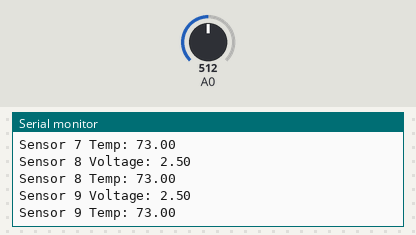
Bench run of a sketch on a simulated Arduino Uno, built with avr-gcc and run on an emulated ATmega328P. Parts: the last lines printed to the serial monitor. The test bench sets the inputs (shaded band); at power-on: A0 = 512.

Above: at 1.2 s.
1.3 s: A0 set to 716
At 2.4 s:
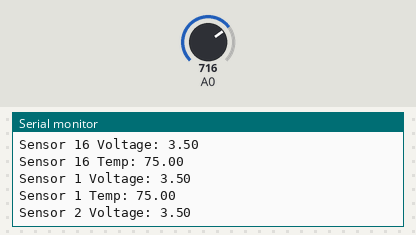
4.3 s: A0 set to 900
At 5.1 s:
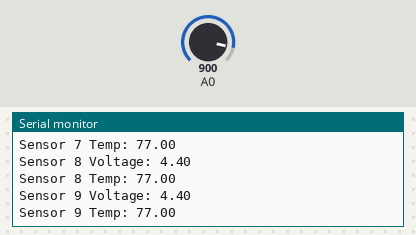
Timing chart, 0 to 7.3 s (numbered marks = the images above; inputs shaded):
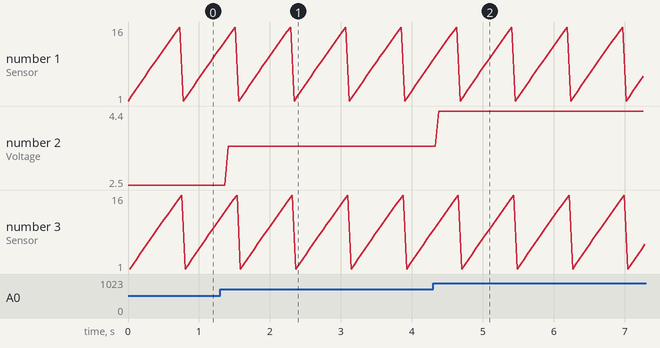

Measured:
- after the input at 1.3 s, the serial monitor: prints a new line after 0.11 s (image 1)
- after the input at 4.3 s, the serial monitor: prints a new line after 0.08 s (image 2)
- plotted number 2: 2.5 → 3.5 after the input at 1.3 s, 3.5 → 4.4 after the input at 4.3 s

The sketch:

main.ino
```cpp
#include <Arduino.h>

//Bare code for RFR battery temp sensor prototyped on Arduino Uno dev board 09/28/2026 CKK

#define FAULT_LED 8
#define N1 7
#define N2 6
#define N3 5
#define N4 4


bool overHeatToggle;
bool LEDToggle;
unsigned long previousMillis;
uint8_t interval = 250;


float tempConversion(uint8_t rawTemp){

float convTemp = rawTemp * 2 + 69; // Create function. This is just a test formula DELETE
return convTemp;
}


// bitread converts decimal -> binary. X-X-X-X -> N4-N3-N2-N1 -> 5 = 1-0-0-1
// This function counts up in binary. For each count it takes input from the A0 pin. Allows for ease for if we decide to output the data of each individual sensor.
float tempReading(byte channel){
    digitalWrite(N1, bitRead(channel, 0));
    digitalWrite(N2, bitRead(channel, 1));
    digitalWrite(N3, bitRead(channel, 2));
    digitalWrite(N4, bitRead(channel, 3));

    uint16_t temp = analogRead(A0);
    return temp * (5.0 / 1023.0); //converts ADC to voltage. 5.0 = ADC voltage range. 1023 = ADC resolution
}


void setup() {
//Serial is only temporary. Remove once I2C communication gets resolved
    Serial.begin(9600);
    pinMode(A0, INPUT);
}

void loop() {


for(uint8_t i = 0; i < 16; i++){

float Voltage = tempReading(i);

//Serial is only temporary. Remove once I2C communication gets resolved
Serial.print("Sensor ");
Serial.print(i + 1);
Serial.print(" Voltage: ");
Serial.println(Voltage);

Serial.print("Sensor ");
Serial.print(i + 1);
Serial.print(" Temp: ");
Serial.println(tempConversion(Voltage));

// implement I2C wire library to output the bytes to bus
// Send fault code
// Send temperature data alongside their respective sensor #

if(tempReading(i) > 1.51) //1.51V = 60 degree C.
    overHeatToggle = 1;
if(tempReading(i) < 1.53) //allows for some jitter to happen in the ADC before flipping off again.
    overHeatToggle = 0;
}


//millis() delay. Looks confusing and it is at first. Read this dude: https://arduinogetstarted.com/faq/how-to-use-millis-instead-of-delay
if(overHeatToggle){
    if(millis() - previousMillis >= interval){
        previousMillis = millis();
        LEDToggle = !LEDToggle;
        digitalWrite(FAULT_LED, LEDToggle);
    }
}
else{
LEDToggle = 0;
digitalWrite(FAULT_LED, 0);
}
}
```
